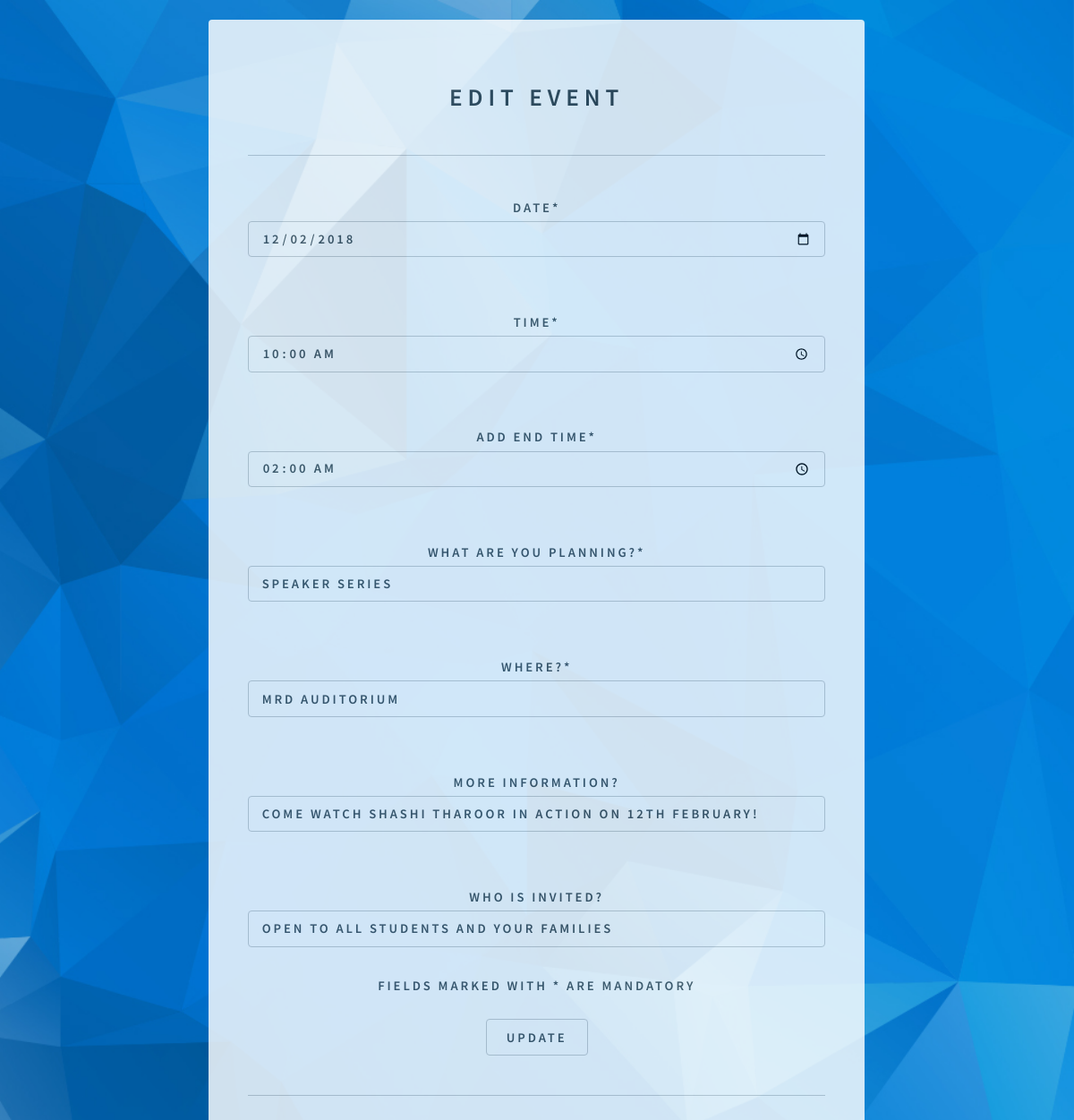
The page /events/php/edit_event.php?event_id=12 on the database its author committed.
### tables this page shows
CREATE TABLE `create_event` (
  `event_id` int(11) NOT NULL,
  `club_id` varchar(20) NOT NULL,
  `date_cur` date NOT NULL,
  `time_cur` time NOT NULL,
  `end_time` time NOT NULL,
  `event_name` varchar(100) NOT NULL,
  `place` varchar(100) NOT NULL,
  `more_info` text NOT NULL,
  `invite` text NOT NULL
);

### events/php/edit_event.php (the view, shortened to what this page needs)
<!DOCTYPE HTML>
<html>
<head>
	<link rel="stylesheet" href="../css/main.css" />
</head>
<body class="is-preload">
<?php
if($_SERVER["REQUEST_METHOD"] == "GET")
{
	$event_id = $_GET['event_id'];
	extract($_GET);
	$servername = "localhost";
	$username1 = "root";
	$password1 = "";
	$dbname = "portal";
	$link = mysqli_connect($servername, $username1, $password1, $dbname);
	$sql="SELECT * from create_event WHERE event_id='$event_id'";
	$result=mysqli_query($link,$sql);
	$row=mysqli_fetch_array($result,MYSQLI_ASSOC);
}
?>
	<div id="wrapper">
		<section id="main">
			<h1>Edit Event</h1>
			<hr />
			<form method="POST" action="../php/edit_event1.php">
				Date<span>*</span><input type="date" name="date_cur" value="<?php echo $row['date_cur']; ?>"></input>
				<br><br>
				Time<span>*</span><input type="time" name="time_cur" value="<?php echo $row['time_cur']; ?>"></input>
				<br><br>
				Add End Time<span>*</span><input type="time" name="end_time" value="<?php echo $row['end_time']; ?>"></input>
				<br><br>
				What are you planning?<span>*</span><input type="text" name="event_name" placeholder="Type Here..."  value="<?php echo $row['event_name']; ?>" ></input>
				<br><br>
				Where?<span>*</span><input type="text" name="place" value="<?php echo $row['place']; ?>" ></input>
				<br><br>
				More Information?<input type="text" name="more_info" value="<?php echo $row['more_info']; ?>" ></input>
				<br><br>
				Who is invited?<input type="text" name="invite" value="<?php echo $row['invite']; ?>" > </input>
				<br>
				<p class="mandate">Fields marked with * are mandatory </p>
				<input name="update" type="submit" class="button" value="Update" />
			</form>
			<hr />
		</section>
	</div>
</body>
</html>

### rows shown on the page
create_event: date_cur "12/02/2018", time_cur "10:00:00", end_time "02:00:00", event_name "Speaker Series", place "MRD Auditorium", more_info "Come watch Shashi Tharoor in action on 12th February!", invite "Open to all students and your families"
